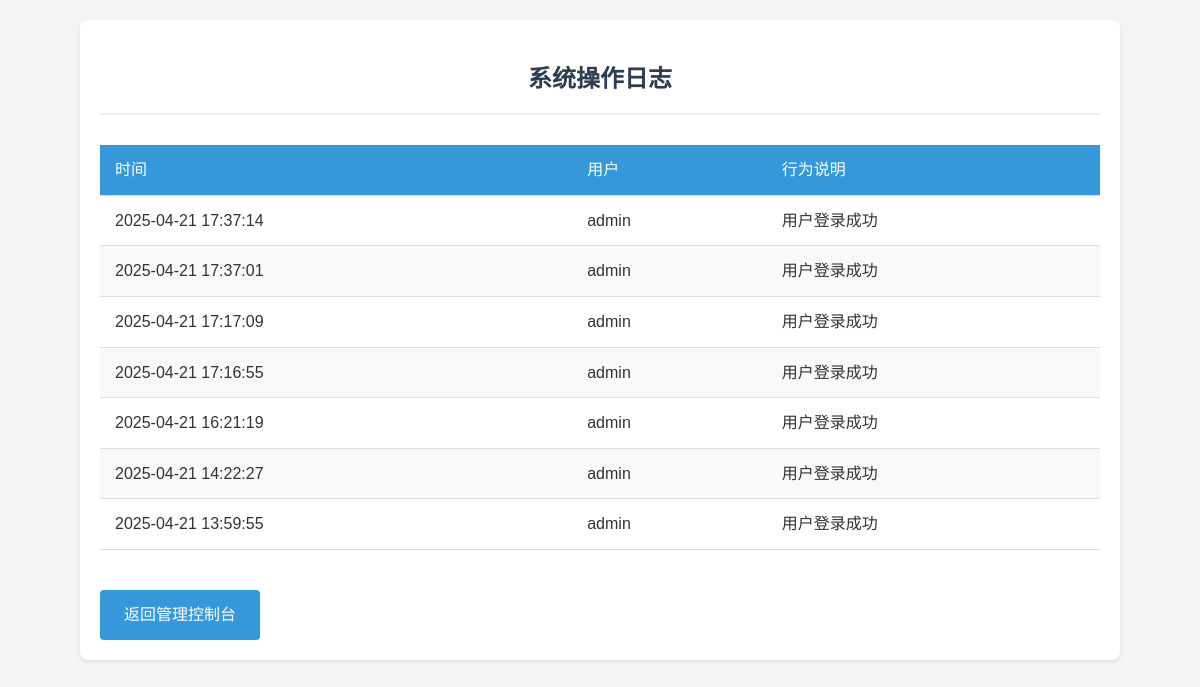
The app's page /admin/logs with its own data.
### model.py (models this page shows)
class SRecord(db.Model):
    __tablename__ = 'SRecord'
    SRecord_id = db.Column(db.Integer, primary_key=True)
    action = db.Column(db.String)  # 描述日志行为
    user = db.Column(db.String)               # 可选：记录操作用户
    timestamp = db.Column(db.DateTime, default=datetime.utcnow)

### app.py (the view)
@app.route('/admin/logs')
def admin_logs():
    logs = SRecord.query.order_by(SRecord.timestamp.desc()).limit(100).all()
    return render_template("admin_logs.html", logs=logs)

### templates/admin_logs.html (shortened to what this page needs)
<!DOCTYPE html>
<html lang="zh">
<head>
</head>
<body>
    <div class="container">
        <h2>系统操作日志</h2>
        <table class="log-table">
            <thead>
                <tr>
                    <th>时间</th>
                    <th>用户</th>
                    <th>行为说明</th>
                </tr>
            </thead>
            <tbody>
                {% for log in logs %}
                <tr>
                    <td>{{ log.timestamp.strftime('%Y-%m-%d %H:%M:%S') }}</td>
                    <td>{{ log.user or '匿名/系统' }}</td>
                    <td>{{ log.action }}</td>
                </tr>
                {% endfor %}
            </tbody>
        </table>
        <a href="{{ url_for('admin') }}" class="back-button">返回管理控制台</a>
    </div>
</body>
</html>

### templates/admin_logs.html (style rules this page uses)
body { font-family: 'Arial', sans-serif; line-height: 1.6; margin: 0; padding: 20px; background-color: #f5f5f5; color: #333; }
.container { max-width: 1000px; margin: 0 auto; padding: 20px; background-color: white; border-radius: 8px; box-shadow: 0 2px 4px rgba(0, 0, 0, 0.1); }
h2 { color: #2c3e50; text-align: center; margin-bottom: 30px; font-size: 24px; padding-bottom: 15px; border-bottom: 2px solid #eee; }
.log-table { width: 100%; border-collapse: collapse; margin-bottom: 20px; }
.log-table th, .log-table td { padding: 12px 15px; text-align: left; border-bottom: 1px solid #ddd; }
.log-table th { background-color: #3498db; color: white; font-weight: 500; }
.log-table tr:nth-child(even) { background-color: #f9f9f9; }
.back-button { display: inline-block; background-color: #3498db; color: white; padding: 12px 24px; border-radius: 4px; text-decoration: none; transition: background-color 0.3s; margin-top: 20px; }

### records on screen
SRecord: timestamp "2025-04-21 17:37:14", user "admin", action "用户登录成功"
SRecord: timestamp "2025-04-21 17:37:01", user "admin", action "用户登录成功"
SRecord: timestamp "2025-04-21 17:17:09", user "admin", action "用户登录成功"
SRecord: timestamp "2025-04-21 17:16:55", user "admin", action "用户登录成功"
SRecord: timestamp "2025-04-21 16:21:19", user "admin", action "用户登录成功"
SRecord: timestamp "2025-04-21 14:22:27", user "admin", action "用户登录成功"
SRecord: timestamp "2025-04-21 13:59:55", user "admin", action "用户登录成功"
